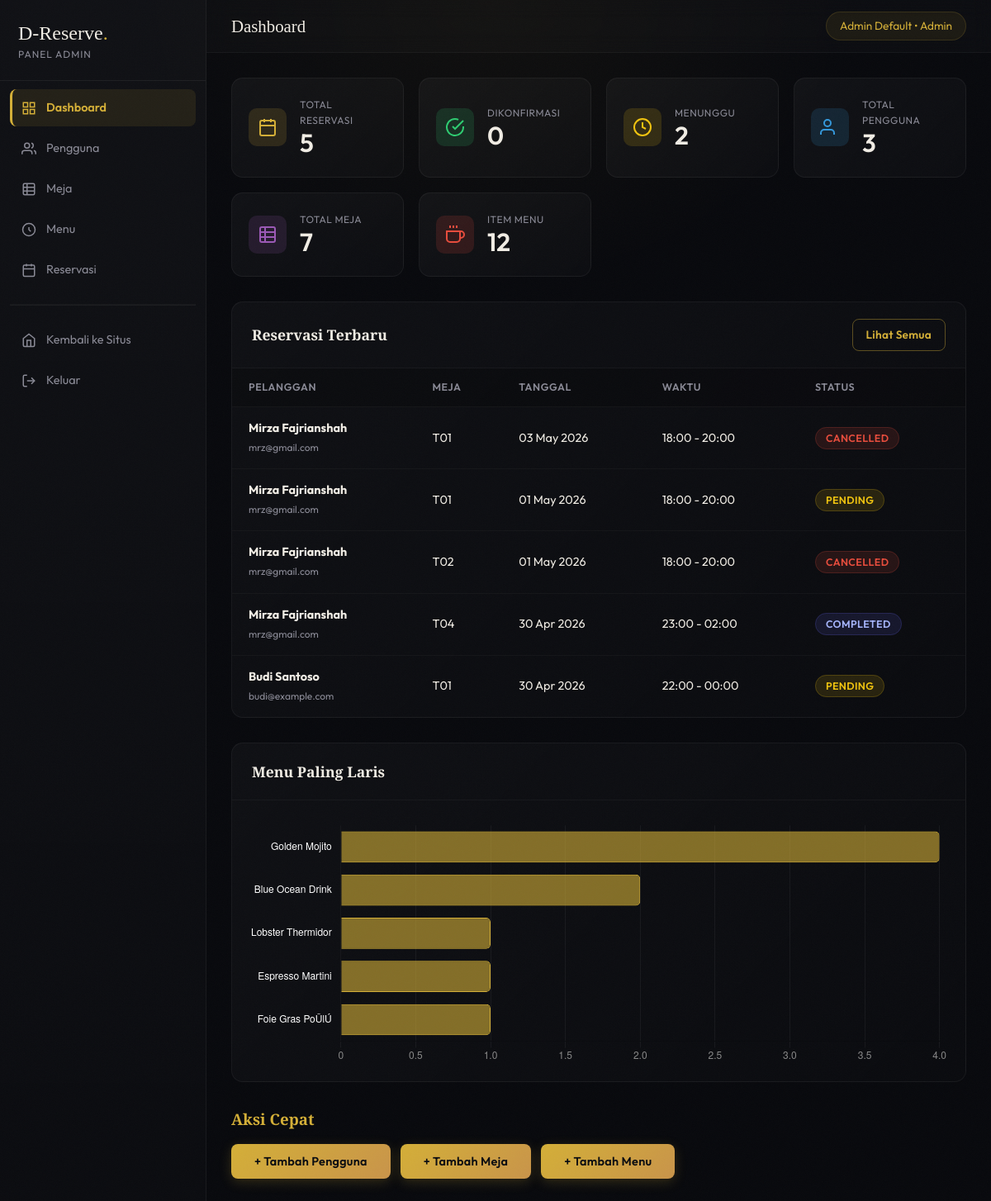
Page /public/index.php?action=admin_dashboard (signed in) on the committed database.
### tables this page shows
CREATE TABLE `reservations` (
  `id` int(11) NOT NULL,
  `user_id` int(11) NOT NULL,
  `table_id` int(11) NOT NULL,
  `reservation_date` date NOT NULL,
  `start_time` time NOT NULL,
  `end_time` time NOT NULL,
  `status` enum('pending','confirmed','completed','cancelled') DEFAULT 'pending',
  `created_at` timestamp NOT NULL DEFAULT current_timestamp()
);

CREATE TABLE `users` (
  `id` int(11) NOT NULL,
  `name` varchar(100) NOT NULL,
  `email` varchar(100) NOT NULL,
  `password` varchar(255) NOT NULL,
  `role` enum('customer','admin') DEFAULT 'customer',
  `created_at` timestamp NOT NULL DEFAULT current_timestamp(),
  `phone` varchar(20) DEFAULT NULL
);

CREATE TABLE `tables` (
  `id` int(11) NOT NULL,
  `table_number` varchar(20) NOT NULL,
  `capacity` int(11) NOT NULL,
  `status` enum('available','occupied','reserved') DEFAULT 'available'
);

### controllers/AdminController.php (called while the page is built, shortened)
<?php
require_once '../models/User.php';
require_once '../models/Table.php';
require_once '../models/Menu.php';
require_once '../models/Reservation.php';
class AdminController {
    private $db;
    public function __construct() {
        $database = new Database();
        $this->db = $database->getConnection();
    }
    public function dashboard() {
        $reservation = new Reservation($this->db);
        $userModel   = new User($this->db);
        $menuModel   = new Menu($this->db);
        $tableModel  = new Table($this->db);
        $stats        = $reservation->getStats();
        $totalUsers   = $userModel->readAll()->rowCount();
        $totalMenus   = $menuModel->readAllAdmin()->rowCount();
        $totalTables  = $tableModel->readAll()->rowCount();
        $recentRes    = $reservation->readAll();
        require_once '../models/PreOrder.php';
        $preOrderModel = new PreOrder($this->db);
        $topMenus = $preOrderModel->getTopSellingMenus(5);
        require_once '../views/admin/dashboard.php';
    }
}
?>

### config/Database.php (called while the page is built, shortened)
<?php
class Database {
    private $host = "localhost";
    private $db_name = "dreserve";
    private $username = "root";
    private $password = "";
    public function getConnection() {
        $this->conn = null;
        try {
            $this->conn = new PDO("mysql:host=" . $this->host . ";dbname=" . $this->db_name, $this->username, $this->password);
            $this->conn->setAttribute(PDO::ATTR_ERRMODE, PDO::ERRMODE_EXCEPTION);
        } catch(PDOException $exception) {
            echo "Connection error: " . $exception->getMessage();
        }
        return $this->conn;
    }
}
?>

### models/Reservation.php (called while the page is built, shortened)
<?php
class Reservation {
    private $conn;
    private $table_name = "reservations";
    public function __construct($db) {
        $this->conn = $db;
    }
    public function readAll() {
        $query = "SELECT r.*, u.name as user_name, u.email, t.table_number, p.status as payment_status
                  FROM " . $this->table_name . " r
                  JOIN users u ON r.user_id = u.id
                  JOIN tables t ON r.table_id = t.id
                  LEFT JOIN payments p ON p.reservation_id = r.id
                  ORDER BY r.reservation_date DESC, r.start_time DESC";
        $stmt = $this->conn->prepare($query);
        $stmt->execute();
        return $stmt;
    }
    public function getStats() {
        $stmt = $this->conn->query("
            SELECT
                COUNT(*) as total,
                SUM(status = 'confirmed') as confirmed,
                SUM(status = 'pending') as pending,
                SUM(status = 'cancelled') as cancelled,
                SUM(status = 'completed') as completed
            FROM reservations
        ");
        return $stmt->fetch(PDO::FETCH_ASSOC);
    }
}
?>

### models/User.php (called while the page is built, shortened)
<?php
class User {
    private $conn;
    private $table_name = "users";
    public function __construct($db) {
        $this->conn = $db;
    }
    public function readAll() {
        $query = "SELECT id, name, email, phone, role, created_at FROM " . $this->table_name . " ORDER BY created_at DESC";
        $stmt = $this->conn->prepare($query);
        $stmt->execute();
        return $stmt;
    }
}
?>

### models/Table.php (called while the page is built, shortened)
<?php
class Table {
    private $conn;
    private $table_name = "tables";
    public function __construct($db) {
        $this->conn = $db;
    }
    public function readAll() {
        $query = "SELECT * FROM " . $this->table_name . " ORDER BY table_number ASC";
        $stmt = $this->conn->prepare($query);
        $stmt->execute();
        return $stmt;
    }
}
?>

### models/Menu.php (called while the page is built, shortened)
<?php
class Menu {
    private $conn;
    private $table_name = "menus";
    public function __construct($db) {
        $this->conn = $db;
    }
    public function readAllAdmin() {
        $query = "SELECT * FROM " . $this->table_name . " ORDER BY name ASC";
        $stmt = $this->conn->prepare($query);
        $stmt->execute();
        return $stmt;
    }
}
?>

### models/PreOrder.php (called while the page is built, shortened)
<?php
class PreOrder {
    private $conn;
    private $table_name = "pre_orders";
    public function __construct($db) {
        $this->conn = $db;
    }
    public function getTopSellingMenus($limit = 5) {
        $query = "SELECT m.name, SUM(p.quantity) as total_quantity
                  FROM " . $this->table_name . " p
                  JOIN menus m ON p.menu_id = m.id
                  GROUP BY p.menu_id
                  ORDER BY total_quantity DESC
                  LIMIT :limit";
        $stmt = $this->conn->prepare($query);
        $stmt->bindValue(":limit", $limit, PDO::PARAM_INT);
        $stmt->execute();
        return $stmt->fetchAll(PDO::FETCH_ASSOC);
    }
}
?>

### views/admin/dashboard.php (the view, shortened to what this page needs)
<?php require_once '../views/admin/layout/header.php'; ?>
<div class="admin-stat-grid">
    <div class="stat-card">
        <div class="stat-icon stat-icon-gold">
            <svg width="24" height="24" fill="none" stroke="currentColor" stroke-width="2" viewBox="0 0 24 24"><rect x="3" y="4" width="18" height="18" rx="2"/><line x1="16" y1="2" x2="16" y2="6"/><line x1="8" y1="2" x2="8" y2="6"/><line x1="3" y1="10" x2="21" y2="10"/></svg>
        </div>
        <div class="stat-info">
            <span class="stat-label">Total Reservasi</span>
            <span class="stat-value"><?= $stats['total'] ?? 0 ?></span>
        </div>
    </div>
    <div class="stat-card">
        <div class="stat-icon stat-icon-green">
            <svg width="24" height="24" fill="none" stroke="currentColor" stroke-width="2" viewBox="0 0 24 24"><path d="M22 11.08V12a10 10 0 1 1-5.93-9.14"/><polyline points="22 4 12 14.01 9 11.01"/></svg>
        </div>
        <div class="stat-info">
            <span class="stat-label">Dikonfirmasi</span>
            <span class="stat-value"><?= $stats['confirmed'] ?? 0 ?></span>
        </div>
    </div>
    <div class="stat-card">
        <div class="stat-icon stat-icon-yellow">
            <svg width="24" height="24" fill="none" stroke="currentColor" stroke-width="2" viewBox="0 0 24 24"><circle cx="12" cy="12" r="10"/><polyline points="12 6 12 12 16 14"/></svg>
        </div>
        <div class="stat-info">
            <span class="stat-label">Menunggu</span>
            <span class="stat-value"><?= $stats['pending'] ?? 0 ?></span>
        </div>
    </div>
    <div class="stat-card">
        <div class="stat-icon stat-icon-blue">
            <svg width="24" height="24" fill="none" stroke="currentColor" stroke-width="2" viewBox="0 0 24 24"><path d="M17 21v-2a4 4 0 0 0-4-4H5a4 4 0 0 0-4 4v2"/><circle cx="9" cy="7" r="4"/></svg>
        </div>
        <div class="stat-info">
            <span class="stat-label">Total Pengguna</span>
            <span class="stat-value"><?= $totalUsers ?></span>
        </div>
    </div>
    <div class="stat-card">
        <div class="stat-icon stat-icon-purple">
            <svg width="24" height="24" fill="none" stroke="currentColor" stroke-width="2" viewBox="0 0 24 24"><rect x="3" y="3" width="18" height="18" rx="2"/><path d="M3 9h18M3 15h18M9 3v18"/></svg>
        </div>
        <div class="stat-info">
            <span class="stat-label">Total Meja</span>
            <span class="stat-value"><?= $totalTables ?></span>
        </div>
    </div>
    <div class="stat-card">
        <div class="stat-icon stat-icon-red">
            <svg width="24" height="24" fill="none" stroke="currentColor" stroke-width="2" viewBox="0 0 24 24"><path d="M18 8h1a4 4 0 0 1 0 8h-1"/><path d="M2 8h16v9a4 4 0 0 1-4 4H6a4 4 0 0 1-4-4V8z"/><line x1="6" y1="1" x2="6" y2="4"/><line x1="10" y1="1" x2="10" y2="4"/><line x1="14" y1="1" x2="14" y2="4"/></svg>
        </div>
        <div class="stat-info">
            <span class="stat-label">Item Menu</span>
            <span class="stat-value"><?= $totalMenus ?></span>
        </div>
    </div>
</div>
<div class="admin-card" style="margin-top: 30px;">
    <div class="admin-card-header">
        <h3>Reservasi Terbaru</h3>
        <a href="index.php?action=admin_reservations" class="btn btn-outline" style="font-size: 0.85rem; padding: 8px 16px;">Lihat Semua</a>
    </div>
    <div class="table-responsive">
        <table class="admin-table">
            <thead>
                <tr>
                    <th>Pelanggan</th>
                    <th>Meja</th>
                    <th>Tanggal</th>
                    <th>Waktu</th>
                    <th>Status</th>
                </tr>
            </thead>
            <tbody>
                <?php $count = 0; while($row = $recentRes->fetch(PDO::FETCH_ASSOC)): if($count++ >= 8) break; ?>
                <tr>
                    <td>
                        <strong><?= htmlspecialchars($row['user_name']) ?></strong><br>
                        <small style="color:var(--text-muted)"><?= htmlspecialchars($row['email']) ?></small>
                    </td>
                    <td><?= $row['table_number'] ?></td>
                    <td><?= date('d M Y', strtotime($row['reservation_date'])) ?></td>
                    <td><?= date('H:i', strtotime($row['start_time'])) ?> - <?= date('H:i', strtotime($row['end_time'])) ?></td>
                    <td><span class="badge badge-<?= $row['status'] ?>"><?= ucfirst($row['status']) ?></span></td>
                </tr>
                <?php endwhile; ?>
            </tbody>
        </table>
    </div>
</div>
<div class="admin-card" style="margin-top: 30px;">
    <div class="admin-card-header">
        <h3>Menu Paling Laris</h3>
    </div>
    <div style="padding: 20px;">
        <div style="height: 300px; position: relative;">
            <canvas id="topMenusChart"></canvas>
        </div>
    </div>
</div>
<div class="admin-quick-actions" style="margin-top: 30px;">
    <h3 style="margin-bottom: 15px;">Aksi Cepat</h3>
    <div style="display: flex; gap: 12px; flex-wrap: wrap;">
        <button type="button" class="btn btn-primary" onclick="openModal('addUserModal')">+ Tambah Pengguna</button>
        <button type="button" class="btn btn-primary" onclick="openModal('addTableModal')">+ Tambah Meja</button>
        <button type="button" class="btn btn-primary" onclick="openModal('addMenuModal')">+ Tambah Menu</button>
    </div>
</div>
<script>
function openModal(id) {
    document.getElementById(id).classList.add('is-active');
}
function closeModal(id) {
    document.getElementById(id).classList.remove('is-active');
}
function previewImage(event, targetId) {
    const reader = new FileReader();
    reader.onload = function() {
        const output = document.getElementById(targetId);
        output.src = reader.result;
        output.style.display = 'block';
    };
    if (event.target.files[0]) {
        reader.readAsDataURL(event.target.files[0]);
    }
}
// Chart initialization
document.addEventListener('DOMContentLoaded', function() {
    const ctx = document.getElementById('topMenusChart').getContext('2d');
    const labels = <?= json_encode(array_column($topMenus, 'name')) ?>;
    const data = <?= json_encode(array_column($topMenus, 'total_quantity')) ?>;
    new Chart(ctx, {
        type: 'bar',
        data: {
            labels: labels,
            datasets: [{
                label: 'Jumlah Dipesan',
                data: data,
                backgroundColor: 'rgba(212, 175, 55, 0.6)',
                borderColor: 'rgba(212, 175, 55, 1)',
                borderWidth: 1,
                borderRadius: 5
            }]
        },
        options: {
            indexAxis: 'y',
            responsive: true,
            maintainAspectRatio: false,
            scales: {
                x: {
                    beginAtZero: true,
                    grid: { color: 'rgba(255, 255, 255, 0.05)' },
                    ticks: { color: '#888' }
                },
                y: {
                    grid: { display: false },
                    ticks: { color: '#fff' }
                }
            },
            plugins: {
                legend: { display: false }
            }
        }
    });
});
</script>
<?php require_once '../views/admin/layout/footer.php'; ?>

### rows in the picture
reservations: user.name "Mirza Fajrianshah", user.email "mrz@gmail.com", table.table_number "T01", reservation_date "03 May 2026", start_time "18:00", end_time "20:00", status "CANCELLED"
reservations: user.name "Mirza Fajrianshah", user.email "mrz@gmail.com", table.table_number "T01", reservation_date "01 May 2026", start_time "18:00", end_time "20:00", status "PENDING"
reservations: user.name "Mirza Fajrianshah", user.email "mrz@gmail.com", table.table_number "T02", reservation_date "01 May 2026", start_time "18:00", end_time "20:00", status "CANCELLED"
reservations: user.name "Mirza Fajrianshah", user.email "mrz@gmail.com", table.table_number "T04", reservation_date "30 Apr 2026", start_time "23:00", end_time "02:00", status "COMPLETED"
reservations: user.name "Budi Santoso", user.email "budi@example.com", table.table_number "T01", reservation_date "30 Apr 2026", start_time "22:00", end_time "00:00", status "PENDING"

### other values in the picture
$titles[$_GET['action'] ?? 'admin_dashboard'] "Dashboard"
$_SESSION['user_name'] "Admin Default"
$stats['total'] "5"
$stats['confirmed'] "0"
$stats['pending'] "2"
$totalUsers "3"
$totalTables "7"
$totalMenus "12"
chart data {{ json_encode(array_column($topMenus, 'total_quantity')) }} ["4","2","1","1","1"]
